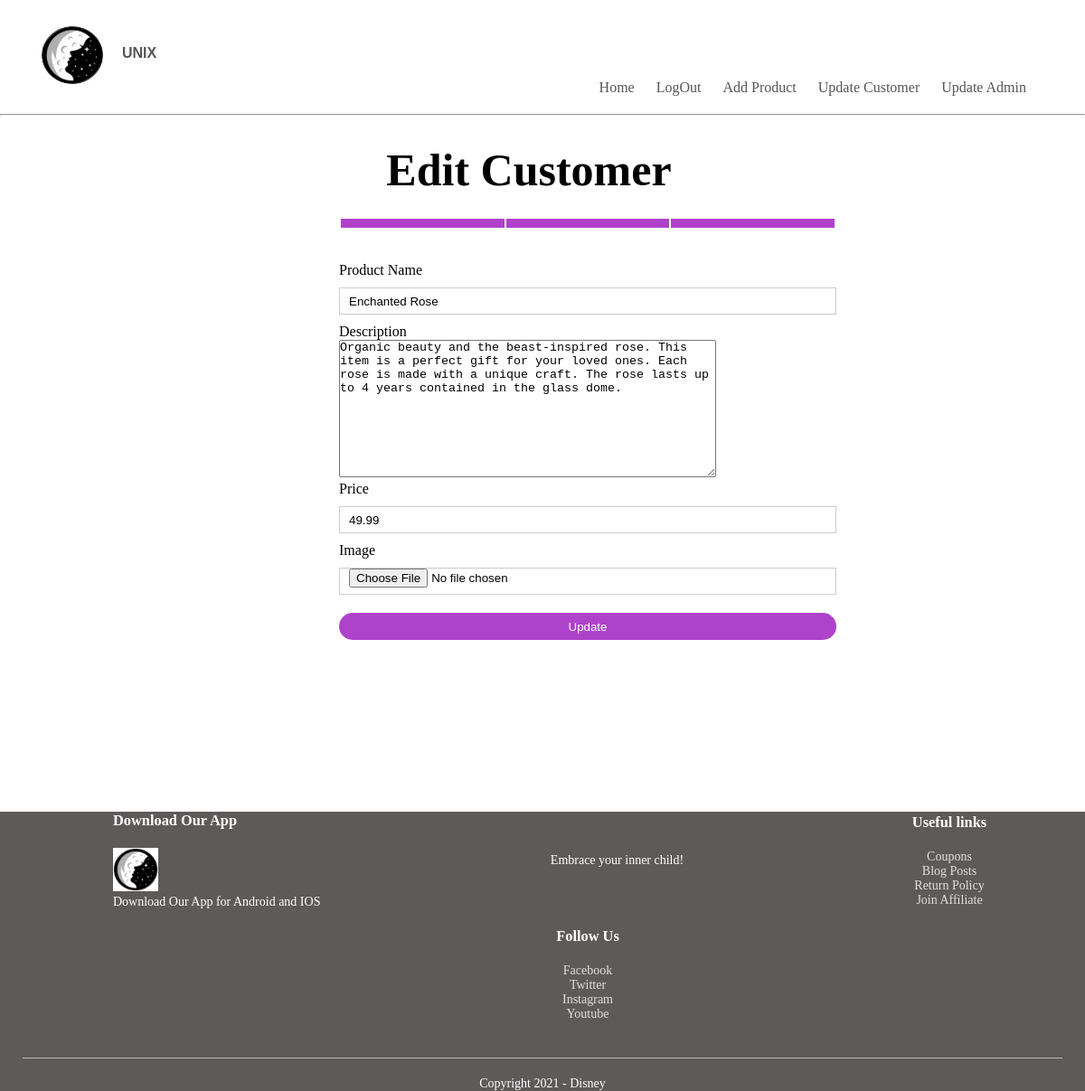
The page /editProducts.php?product=Enchanted Rose (signed in) on the database its author committed.
### tables this page shows
CREATE TABLE `products` (
  `id` int(11) NOT NULL,
  `productName` varchar(255) NOT NULL,
  `productImage` longblob NOT NULL,
  `productInfo` text NOT NULL,
  `price` double NOT NULL
);

### editProducts.php (the view, shortened to what this page needs)
<?php
require "./database.php";
if ($_SESSION['type'] == 'admin'){
    if(isset($_GET["product"]))
    {
        $product = $pdo->prepare("SELECT id, productName, productImage, productInfo, price FROM unixdatabase.products
                            WHERE productName LIKE ?");
        $product->execute(['%'.$_GET['product'].'%']);
    }
} else{
    echo 'YOU AR NOT AN ADMIN!';
    exit;
}
?>
<!DOCTYPE html>
<html lang = "en">
<head>
	<link rel = "stylesheet" href ="style.css">
	<link rel="stylesheet"  href="https://stackpath.bootstrapcdn.com/font-awesome/4.7.0/css/font-awesome.min.css">
</head>
<body>
	<div class = "header">
	<div class = "container">
		<div class = "navbar">
		<div class = "logo">
			<img src="mainlogo.jpg" width="70px">
		</div>
			<nav>
                <b> <p style="text-align:left; font-family: helvetica; padding: 20px; padding-top: 30px;">UNIX</p> </b>
				<ul id = "MenuItems">
                    <li> <a href ="./adminPage.php">Home</a></li>
					<li> <a href="./logout.php?data=logout">LogOut</a></li>
                    <li> <a href = "./addproduct.php"> Add Product</a></li>
                    <li> <a href = "./updatecustomer.php"> Update Customer</a></li>
                    <li> <a href = "./updateadmin.php"> Update Admin</a></li>
				</ul>
		</div>
    </div>
    <hr>
	</div>
	<div class = "row">
		<div class = "col-2">
            <h2><center>Edit Customer</center></h2>
<br>
            <table>
                <thread>
                    <tr>
                         <th> </td>
                             <th> </th>
                            <th>  </th>
                        </tr>
                        </table>
<?php foreach ($product as $info){?>
					<form enctype="multipart/form-data" method="POST" action="./editProducts.php?product=<?php echo $info['id'];?>" >
						<br>
						<br>
                        <div class="input-group">
                            <label>Product Name</label>
                            <input type="text" name="pName" value="<?php echo $info['productName'];?>">
                        </div>
                        <div class="input-group">
                            <label>Description</label><br>
                            <textarea name="description" cols="50" rows="10" ><?php echo $info['productInfo'];?></textarea>
                        </div>
                        <div class="input-group">
                            <label>Price</label>
                            <input type="text" name="price" value="<?php echo $info['price'];?>">
                        </div>
                        <div class="input-group">
                            <label>Image</label>
                            <input type="file" name="image">
                        </div>
                        <div class="crudbtn-group">
                            <input type="submit" name="updateProduct" class="btn" value="Update">
                        </div>
                    </form>
<?php } ?>
                    </div>
                </div>
        <br>
        <br>
        <br>
        <br>
        <br>
        <br>
        <br>
        <br>
        <br>
        <br>
	<div class = "footer">
		<div class ="container">
			<div class = "row">
				<div class = "footer-col-1">
					<h3>Download Our App</h3>
                    <img src="mainlogo.jpg">
					<p>Download Our App for Android and IOS</p>
				</div>
				<div class = "footer-col-2">
					<p>Embrace your inner child!</p>
				</div>
				<div class = "footer-col-3">
					<h3>Useful links</h3>
					<ul>
						<li>Coupons</li>
						<li>Blog Posts</li>
						<li>Return Policy</li>
						<li> Join Affiliate</li>
					</ul>
				</div>
				<div class = "footer-col-3">
					<h3>Follow Us</h3>
					<ul>
						<li>Facebook</li>
						<li>Twitter</li>
						<li>Instagram</li>
						<li> Youtube</li>
					</ul>
				</div>
			</div>
			<hr>
			<p class = "copyright">Copyright 2021 - Disney</p>
		</div>
	</div>
</body>
</html>

### style.css (style rules this page uses)
* { margin:0; padding:0; box-sizing:border-box; }
.navbar { display:flex; align-items:center; padding:20px; }
nav { flex:1; text-align:right; }
nav ul { display: inline-block; list-style-type:none; }
nav ul li { display: inline-block; margin-right:20px; }
a { text-decoration: none; color:#555; }
p { color:#555; }
.container { max-width: 1300px; margin: auto; padding-left:25px; padding-right:25px; }
.row { padding-left:100px; display:flex; align-items: center; flex-wrap: wrap; justify-content: space-around; }
.col-2 { flex-basis:50%; min-width:30px; padding-top: 30px; }
.col-2 h2 { font-size: 50px; line-height: 60px; margin-right: 130px; }
.btn { display:inline-block; background:#af42ca; color: #fff; padding: 8px 30px; margin-left:170px; border-radius:30px; transition: background 0.5s; }
.header { background: radial-gradient(#fff,#ffffff) }
.footer { background:rgb(94, 90, 90); color:#e4dede; font-size:14px; padding:60px 0 20; }
.footer p { color:#fff; }
.footer h3 { color:#fff; margin-bottom:20px; }
.footer-col-1, .footer-col-2, .footer-col-3, .footer-col-4 { min-width:250px; margin-bottom:20px; }
.footer-col-1 { flex-basis:30%; }
.footer-col-2 { flex:1; text-align:center; }
.footer-col-3, .footer-col-4 { flex-basis:12%; text-align:center; }
ul { list-style-type: none; }
.footer-col-1 img { width:50px; }
.footer hr { border:none; background:#b5b5b5; height:1px; margin:20px 0; }
.copyright { text-align:center; }
table { width:100%; }
th { text-align: left; padding:5px; color:#fff; background:#af42ca; font-weight:normal; }
form input { width:100%; height:30px; margin:10px 0; padding:0 10px; border:1px solid #ccc; }
form .btn { width:100%; border:none; cursor:pointer; margin:10px 0; }

### rows shown on the page
products: pName "Enchanted Rose", description "Organic beauty and the beast-inspired rose. This item is a perfect gift for your loved ones. Each rose is made with a unique craft. The rose lasts up to 4 years contained in the glass dome.", price "49.99"
